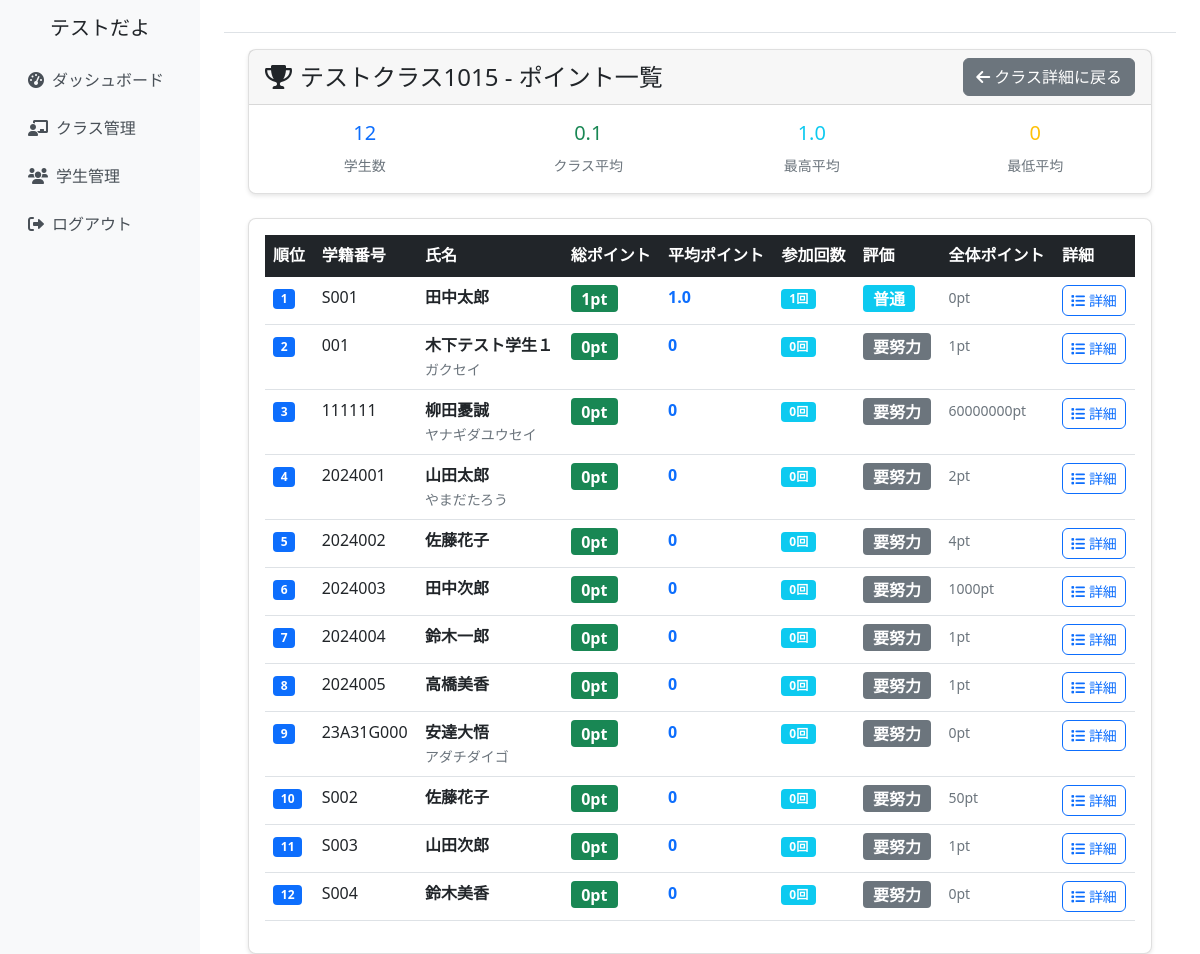
Page /classes/11/points/ (signed in) on the committed database.
### school_management/models.py (models this page shows, shortened)
class CustomUser(AbstractUser):
    ROLE_CHOICES = [
        ('admin', '管理者'),
        ('teacher', '教員'),
        ('student', '学生'),
    ]
    username = None  # usernameフィールドを無効化
    email = models.EmailField(unique=True, null=True, blank=True)
    full_name = models.CharField(max_length=100, verbose_name='氏名')
    furigana = models.CharField(max_length=100, blank=True, verbose_name='ふりがな')
    points = models.IntegerField(default=0, verbose_name='ポイント')
    role = models.CharField(
        max_length=10,
        choices=ROLE_CHOICES,
        default='student',
        verbose_name='役割'
    )
    student_number = models.CharField(max_length=20, blank=True, verbose_name='学籍番号')
    teacher_id = models.CharField(max_length=20, blank=True, verbose_name='教員ID')
    created_at = models.DateTimeField(auto_now_add=True, verbose_name='登録日時')
    updated_at = models.DateTimeField(auto_now=True, verbose_name='更新日時')
    groups = models.ManyToManyField(
        'auth.Group',
        verbose_name='groups',
        blank=True,
        help_text='The groups this user belongs to.',
        related_name="customuser_set",
        related_query_name="customuser",
    )
    user_permissions = models.ManyToManyField(
        'auth.Permission',
        verbose_name='user permissions',
        blank=True,
        help_text='Specific permissions for this user.',
        related_name="customuser_set",
        related_query_name="customuser",
    )
    USERNAME_FIELD = 'email'
    REQUIRED_FIELDS = ['full_name']
    objects = CustomUserManager()
    class Meta:
        verbose_name = 'ユーザー'
        verbose_name_plural = 'ユーザー'

class ClassRoom(models.Model):
    SEMESTER_CHOICES = [
        ('first', '前期'),
        ('second', '後期'),
    ]
    class_name = models.CharField(max_length=100, verbose_name='クラス名')
    year = models.IntegerField(verbose_name='年度')
    semester = models.CharField(max_length=10, choices=SEMESTER_CHOICES, verbose_name='学期')
    teachers = models.ManyToManyField(Teacher, verbose_name='担当教員', related_name='classrooms')
    students = models.ManyToManyField(Student, blank=True, verbose_name='学生')
    created_at = models.DateTimeField(auto_now_add=True)
    updated_at = models.DateTimeField(auto_now=True)
    class Meta:
        verbose_name = 'クラス'
        verbose_name_plural = 'クラス'

### school_management/views.py (the view)
# urls.py: path('classes/<int:class_id>/points/', views.class_points_view, name='class_points'),
@login_required
def class_points_view(request, class_id):
    classroom = get_object_or_404(ClassRoom, id=class_id, teachers=request.user)
    students = classroom.students.all().order_by('student_number')
    student_grades = []
    for student in students:
        lesson_points = StudentLessonPoints.objects.filter(
            student=student,
            lesson_session__classroom=classroom
        ).select_related('lesson_session').order_by('lesson_session__session_number')
        total_class_points = sum(point.points for point in lesson_points)
        session_count = lesson_points.count()
        average_points = round(total_class_points / session_count, 1) if session_count > 0 else 0
        if average_points >= 5:
            grade_level = '優秀'
            grade_color = 'success'
        elif average_points >= 3:
            grade_level = '良好'
            grade_color = 'warning'
        elif average_points >= 1:
            grade_level = '普通'
            grade_color = 'info'
        else:
            grade_level = '要努力'
            grade_color = 'secondary'
        try:
            student_class_point = StudentClassPoints.objects.get(student=student, classroom=classroom).points
        except StudentClassPoints.DoesNotExist:
            student_class_point = None
        student_grades.append({
            'student': student,
            'total_points': total_class_points,
            'average_points': average_points,
            'session_count': session_count,
            'lesson_points': lesson_points,
            'grade_level': grade_level,
            'grade_color': grade_color,
            'overall_points': student.points,  # 全体のポイント（参考用）
            'class_points': student_class_point,  # クラス単位のポイント（あれば表示）
        })
    student_grades.sort(key=lambda x: x['average_points'], reverse=True)
    total_students = len(student_grades)
    if total_students > 0:
        class_average = round(sum(grade['average_points'] for grade in student_grades) / total_students, 1)
        max_average = max(grade['average_points'] for grade in student_grades)
        min_average = min(grade['average_points'] for grade in student_grades)
    else:
        class_average = 0
        max_average = 0
        min_average = 0
    context = {
        'classroom': classroom,
        'student_grades': student_grades,
        'class_stats': {
            'total_students': total_students,
            'class_average': class_average,
            'max_average': max_average,
            'min_average': min_average,
        }
    }
    return render(request, 'school_management/class_points.html', context)

### school_management/templates/school_management/class_points.html (shortened to what this page needs)
{% extends 'school_management/base.html' %}
{% load static %}
{% block content %}
<div class="container-fluid">
    <div class="row">
        <div class="col-12">
            <div class="card mb-4">
                <div class="card-header">
                    <div class="d-flex justify-content-between align-items-center">
                        <h4 class="mb-0">
                            <i class="fas fa-trophy me-2"></i>{{ classroom.class_name }} - ポイント一覧
                        </h4>
                        <a href="{% url 'school_management:class_detail' classroom.id %}" class="btn btn-secondary">
                            <i class="fas fa-arrow-left me-1"></i>クラス詳細に戻る
                        </a>
                    </div>
                </div>
                <div class="card-body">
                    <div class="row">
                        <div class="col-md-3">
                            <div class="text-center">
                                <h5 class="text-primary">{{ class_stats.total_students }}</h5>
                                <small class="text-muted">学生数</small>
                            </div>
                        </div>
                        <div class="col-md-3">
                            <div class="text-center">
                                <h5 class="text-success">{{ class_stats.class_average }}</h5>
                                <small class="text-muted">クラス平均</small>
                            </div>
                        </div>
                        <div class="col-md-3">
                            <div class="text-center">
                                <h5 class="text-info">{{ class_stats.max_average }}</h5>
                                <small class="text-muted">最高平均</small>
                            </div>
                        </div>
                        <div class="col-md-3">
                            <div class="text-center">
                                <h5 class="text-warning">{{ class_stats.min_average }}</h5>
                                <small class="text-muted">最低平均</small>
                            </div>
                        </div>
                    </div>
                </div>
            </div>
            <div class="card">
                <div class="card-body">
                    {% if student_grades %}
                        <div class="table-responsive">
                            <table class="table table-hover">
                                <thead class="table-dark">
                                    <tr>
                                        <th>順位</th>
                                        <th>学籍番号</th>
                                        <th>氏名</th>
                                        <th>総ポイント</th>
                                        <th>平均ポイント</th>
                                        <th>参加回数</th>
                                        <th>評価</th>
                                        <th>全体ポイント</th>
                                        <th>詳細</th>
                                    </tr>
                                </thead>
                                <tbody>
                                    {% for grade in student_grades %}
                                    <tr>
                                        <td>
                                            <span class="badge bg-primary">{{ forloop.counter }}</span>
                                        </td>
                                        <td>{{ grade.student.student_number }}</td>
                                        <td>
                                            <strong>{{ grade.student.full_name }}</strong>
                                            {% if grade.student.furigana %}
                                                <br><small class="text-muted">{{ grade.student.furigana }}</small>
                                            {% endif %}
                                        </td>
                                        <td>
                                            <span class="badge bg-success fs-6">{{ grade.total_points }}pt</span>
                                        </td>
                                        <td>
                                            <strong class="text-primary">{{ grade.average_points }}</strong>
                                        </td>
                                        <td>
                                            <span class="badge bg-info">{{ grade.session_count }}回</span>
                                        </td>
                                        <td>
                                            <span class="badge bg-{{ grade.grade_color }} fs-6">{{ grade.grade_level }}</span>
                                        </td>
                                        <td>
                                            <small class="text-muted">{{ grade.overall_points }}pt</small>
                                        </td>
                                        <td>
                                            <button class="btn btn-outline-primary btn-sm" type="button"
                                                    data-bs-toggle="collapse" data-bs-target="#details-{{ grade.student.id }}">
                                                <i class="fas fa-list me-1"></i>詳細
                                            </button>
                                        </td>
                                    </tr>
                                    {% endfor %}
                                </tbody>
                            </table>
                        </div>
                    {% else %}
                        <div class="text-center py-5">
                            <i class="fas fa-user-slash fa-3x text-muted mb-3"></i>
                            <h5 class="text-muted">このクラスに学生がいません</h5>
                            <p class="text-muted">学生を追加してください。</p>
                        </div>
                    {% endif %}
                </div>
            </div>
        </div>
    </div>
</div>
{% endblock %}

### school_management/templates/school_management/base.html (shortened to what this page needs)
{% load static %}
<!DOCTYPE html>
<html lang="ja">
<head>
    <link href="https://cdn.jsdelivr.net/npm/bootstrap@5.1.3/dist/css/bootstrap.min.css" rel="stylesheet">
    <link href="https://cdnjs.cloudflare.com/ajax/libs/font-awesome/6.0.0/css/all.min.css" rel="stylesheet">
    <link href="{% static 'school_management/css/base.css' %}" rel="stylesheet">
</head>
<body>
    <div class="container-fluid">
        <div class="row">
            {% if user.is_authenticated %}
            <nav class="col-md-3 col-lg-2 d-md-block d-none sidebar collapse">
                <div class="position-sticky pt-3">
                    <div class="text-center mb-3">
                        <h5>{{ user.full_name }}</h5>
                    </div>
                    <ul class="nav flex-column">
                        <li class="nav-item">
                            <a class="nav-link" href="{% url 'school_management:dashboard' %}">
                                <i class="fas fa-tachometer-alt me-2"></i>ダッシュボード
                            </a>
                        </li>
                        <li class="nav-item">
                            <a class="nav-link" href="{% url 'school_management:class_list' %}">
                                <i class="fas fa-chalkboard-teacher me-2"></i>クラス管理
                            </a>
                        </li>
                        <li class="nav-item">
                            <a class="nav-link" href="{% url 'school_management:student_list' %}">
                                <i class="fas fa-users me-2"></i>学生管理
                            </a>
                        </li>
                        <li class="nav-item">
                            <a class="nav-link" href="{% url 'school_management:logout' %}">
                                <i class="fas fa-sign-out-alt me-2"></i>ログアウト
                            </a>
                        </li>
                    </ul>
                </div>
            </nav>
            <main class="col-md-9 ms-sm-auto col-lg-10 px-md-4 main-content">
                <div class="d-flex justify-content-between flex-wrap flex-md-nowrap align-items-center pt-3 pb-2 mb-3 border-bottom">
                </div>
                {% block content %}{% endblock %}
            </main>
            {% else %}
            <div class="col-12">
                {% block login_content %}{% endblock %}
            </div>
            {% endif %}
        </div>
    </div>
</body>
</html>

### school_management/static/school_management/css/base.css (style rules this page uses)
.sidebar { min-height: 100vh; background-color: #f8f9fa; }
.main-content { min-height: 100vh; }
.card { box-shadow: 0 2px 4px rgba(0, 0, 0, 0.1); border-radius: 8px; }
.btn { border-radius: 6px; transition: all 0.2s ease-in-out; }
.nav-link { color: #495057; padding: 0.75rem 1rem; border-radius: 6px; transition: all 0.2s ease-in-out; }
@media (min-width: 768px) { .sidebar { position: relative; left: 0; } }

### rows in the picture
CustomUser: full_name "テストだよ"
ClassRoom: class_name "テストクラス1015"
CustomUser: student.student_number "S001", student.full_name "田中太郎", total_points "1", average_points "1.0", session_count "1", grade_level "普通", overall_points "0"
CustomUser: student.student_number "001", student.full_name "木下テスト学生１", student.furigana "ガクセイ", total_points "0", average_points "0", session_count "0", grade_level "要努力", overall_points "1"
CustomUser: student.student_number "111111", student.full_name "柳田憂誠", student.furigana "ヤナギダユウセイ", total_points "0", average_points "0", session_count "0", grade_level "要努力", overall_points "60000000"
CustomUser: student.student_number "2024001", student.full_name "山田太郎", student.furigana "やまだたろう", total_points "0", average_points "0", session_count "0", grade_level "要努力", overall_points "2"
CustomUser: student.student_number "2024002", student.full_name "佐藤花子", total_points "0", average_points "0", session_count "0", grade_level "要努力", overall_points "4"
CustomUser: student.student_number "2024003", student.full_name "田中次郎", total_points "0", average_points "0", session_count "0", grade_level "要努力", overall_points "1000"
CustomUser: student.student_number "2024004", student.full_name "鈴木一郎", total_points "0", average_points "0", session_count "0", grade_level "要努力", overall_points "1"
CustomUser: student.student_number "2024005", student.full_name "高橋美香", total_points "0", average_points "0", session_count "0", grade_level "要努力", overall_points "1"
CustomUser: student.student_number "23A31G000", student.full_name "安達大悟", student.furigana "アダチダイゴ", total_points "0", average_points "0", session_count "0", grade_level "要努力", overall_points "0"
CustomUser: student.student_number "S002", student.full_name "佐藤花子", total_points "0", average_points "0", session_count "0", grade_level "要努力", overall_points "50"
CustomUser: student.student_number "S003", student.full_name "山田次郎", total_points "0", average_points "0", session_count "0", grade_level "要努力", overall_points "1"
CustomUser: student.student_number "S004", student.full_name "鈴木美香", total_points "0", average_points "0", session_count "0", grade_level "要努力", overall_points "0"

### other values in the picture
{{ class_stats.total_students }} "12"
{{ class_stats.class_average }} "0.1"
{{ class_stats.max_average }} "1.0"
{{ class_stats.min_average }} "0"
